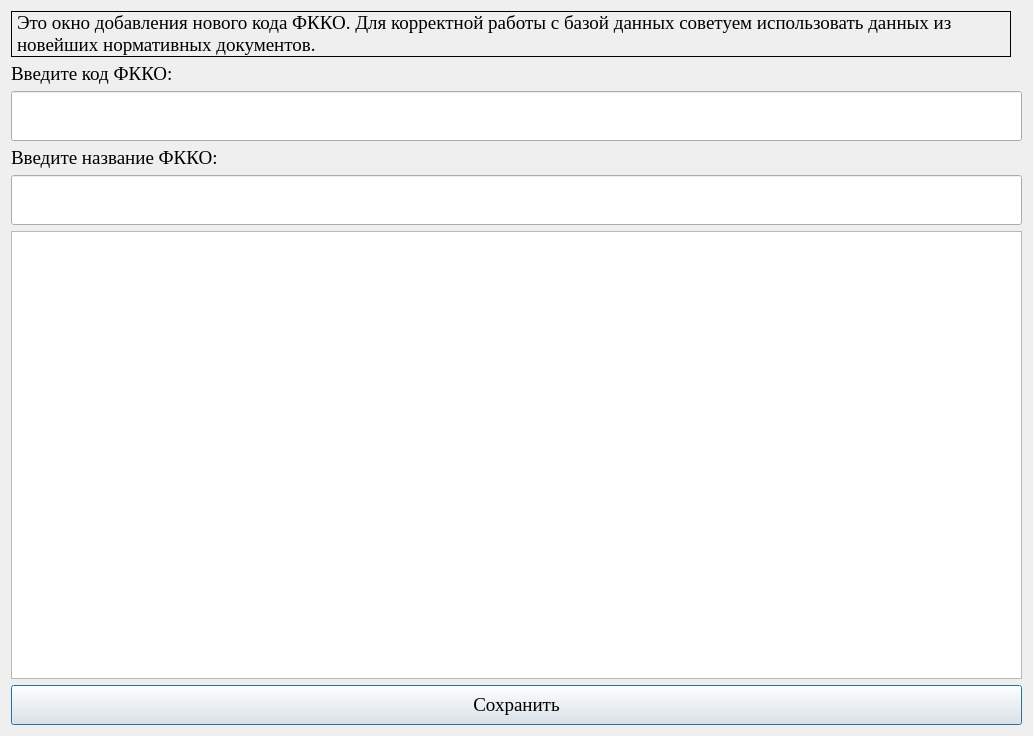
<?xml version="1.0" encoding="UTF-8"?>
<ui version="4.0">
 <class>checkNewCode</class>
 <widget class="QDialog" name="checkNewCode">
  <property name="geometry">
   <rect>
    <x>0</x>
    <y>0</y>
    <width>1033</width>
    <height>736</height>
   </rect>
  </property>
  <property name="focusPolicy">
   <enum>Qt::NoFocus</enum>
  </property>
  <property name="contextMenuPolicy">
   <enum>Qt::PreventContextMenu</enum>
  </property>
  <property name="windowTitle">
   <string>Добавление нового кода фККО в базу данных</string>
  </property>
  <layout class="QVBoxLayout" name="verticalLayout">
   <item>
    <widget class="QLabel" name="label_2">
     <property name="maximumSize">
      <size>
       <width>1000</width>
       <height>16777215</height>
      </size>
     </property>
     <property name="font">
      <font>
       <family>Times New Roman</family>
       <pointsize>14</pointsize>
      </font>
     </property>
     <property name="tabletTracking">
      <bool>true</bool>
     </property>
     <property name="frameShape">
      <enum>QFrame::Panel</enum>
     </property>
     <property name="frameShadow">
      <enum>QFrame::Plain</enum>
     </property>
     <property name="text">
      <string>Это окно добавления нового кода ФККО. Для корректной работы с базой данных советуем использовать данных из новейших нормативных документов.</string>
     </property>
     <property name="textFormat">
      <enum>Qt::AutoText</enum>
     </property>
     <property name="scaledContents">
      <bool>false</bool>
     </property>
     <property name="wordWrap">
      <bool>true</bool>
     </property>
     <property name="openExternalLinks">
      <bool>false</bool>
     </property>
    </widget>
   </item>
   <item>
    <widget class="QLabel" name="label">
     <property name="font">
      <font>
       <family>Times New Roman</family>
       <pointsize>14</pointsize>
      </font>
     </property>
     <property name="text">
      <string>Введите код ФККО:</string>
     </property>
     <property name="textFormat">
      <enum>Qt::PlainText</enum>
     </property>
    </widget>
   </item>
   <item>
    <widget class="QLineEdit" name="line_fkko">
     <property name="minimumSize">
      <size>
       <width>0</width>
       <height>50</height>
      </size>
     </property>
    </widget>
   </item>
   <item>
    <widget class="QLabel" name="label_3">
     <property name="font">
      <font>
       <family>Times New Roman</family>
       <pointsize>14</pointsize>
      </font>
     </property>
     <property name="text">
      <string>Введите название ФККО:</string>
     </property>
    </widget>
   </item>
   <item>
    <widget class="QLineEdit" name="line_title">
     <property name="minimumSize">
      <size>
       <width>0</width>
       <height>50</height>
      </size>
     </property>
    </widget>
   </item>
   <item>
    <widget class="QPlainTextEdit" name="output_text">
     <property name="font">
      <font>
       <family>Times New Roman</family>
       <pointsize>14</pointsize>
      </font>
     </property>
    </widget>
   </item>
   <item>
    <widget class="QPushButton" name="save_new_fkko">
     <property name="minimumSize">
      <size>
       <width>0</width>
       <height>40</height>
      </size>
     </property>
     <property name="font">
      <font>
       <family>Times New Roman</family>
       <pointsize>14</pointsize>
      </font>
     </property>
     <property name="text">
      <string>Сохранить</string>
     </property>
    </widget>
   </item>
  </layout>
 </widget>
 <resources/>
 <connections/>
</ui>
